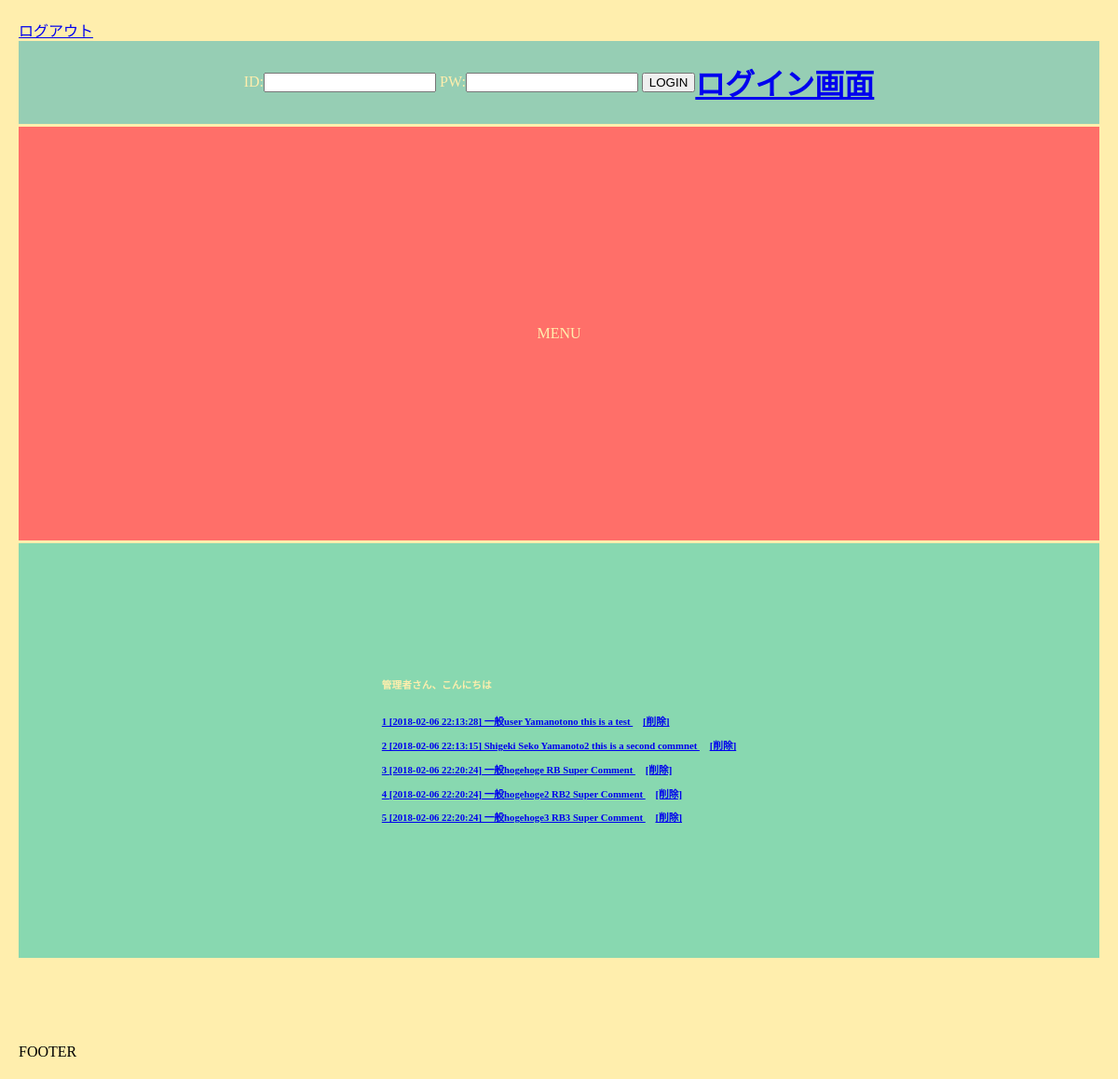
The app's page /select.php (signed in) with its own data.
### tables this page shows
CREATE TABLE IF NOT EXISTS `gs_bm_table` (
`id` int(12) NOT NULL,
  `name` varchar(64) NOT NULL,
  `b_name` varchar(64) NOT NULL,
  `b_url` varchar(200) NOT NULL,
  `b_comment` varchar(2000) NOT NULL,
  `posttime` datetime NOT NULL
);

### functions.php (called while the page is built, shortened)
<?php
function h($str){
    return htmlspecialchars($str, ENT_QUOTES, "UTF-8");
  }
?>

### select.php (the view, shortened to what this page needs)
<?php
include("functions.php");
$pdo = db_con();
$stmt = $pdo->prepare("SELECT * FROM gs_bm_table");
$status = $stmt->execute();
$view="";
if($status==false){
  queryError($stmt);
}else{
  while( $result = $stmt->fetch(PDO::FETCH_ASSOC)){
    $view .= '<p>';
    $view .= '<a href="detail.php?id='.$result["id"].'">';
    $view .= h($result["id"])." "
              ."[".h($result["posttime"])."]"." "
              .h($result["name"])." "
              .h($result["b_name"]). " "
              .h($result["b_comment"]). " ";
    $view .= '</a>　';
    $view .= '<a href="delete.php?id='.$result["id"].'">';
    $view .= '[削除]';
    $view .= '</a>';
    $view .= '</p>';
  }
}
?>
<!DOCTYPE html>
<html lang="jp">
<head>
    <link rel="stylesheet" href="css/index.css">
    <link rel="stylesheet" href="css/basic.css">
</head>
<body>
  <header>
    <nav class="navbar navbar-default">
      <div class="container-fluid">
        <div class="navbar-header">
        <a class="navbar-brand" href="logout.php">ログアウト</a>
      </div>
    </nav>
  </header>
  <div class="container">
      <div class="header">
          <nav>
              <div class="">
                  <form name="form1" action="login_act.php" method="post">
                      ID:<input type="text" name="lid" />
                      PW:<input type="password" name="lpw" />
                      <input type="submit" value="LOGIN" />
                  </form>
              </div>
          </nav>
          <div class="">
              <h1 class="title"><a class="" href="login.php">ログイン画面</a></h1>
          </div>
      </div>
      <div class="menu">MENU</div>
      <div class="content">
        <div>
          <div class=""><h6>
            <?=$_SESSION["name"]?>さん、こんにちは</h6>
          </div>
          <h6>
            <?=$view?></h6>
          </div>
        </div>
      </div>
      <div class="footer">FOOTER</div>
</body>
</html>

### css/index.css (style rules this page uses)
.container { display: grid; grid-template-columns: repeat(12, 1fr); grid-template-rows: 1fr 5fr 5fr 1fr; grid-gap: 3px; }
.header { grid-column: 1 / -1; justify-content: flex-end; align-items: flex-end; }
.menu { grid-column: 1/ -1; }
.content { grid-column: 1/ -1; font-size: 0.7em; }
.footer { grid-column: 1 / -1; }

### css/basic.css (style rules this page uses)
.container > div { display: flex; font-size: 1em; justify-content: center; align-items: center; color: #ffeead; }
html, body { background-color: #ffeead; margin: 10px; }
.container > div:nth-child(1n) { background-color: #96ceb4; }
.container > div:nth-child(3n) { background-color: #88d8b0; }
.container > div:nth-child(2n) { background-color: #ff6f69; }

### records on screen
gs_bm_table: value "1 [2018-02-06 22:13:28] 一般user Yamanotono this is a test [削除]"
gs_bm_table: value "2 [2018-02-06 22:13:15] Shigeki Seko Yamanoto2 this is a second commnet [削除]"
gs_bm_table: value "3 [2018-02-06 22:20:24] 一般hogehoge RB Super Comment [削除]"
gs_bm_table: value "4 [2018-02-06 22:20:24] 一般hogehoge2 RB2 Super Comment [削除]"
gs_bm_table: value "5 [2018-02-06 22:20:24] 一般hogehoge3 RB3 Super Comment [削除]"

### other values on screen
$_SESSION["name"] "管理者"
